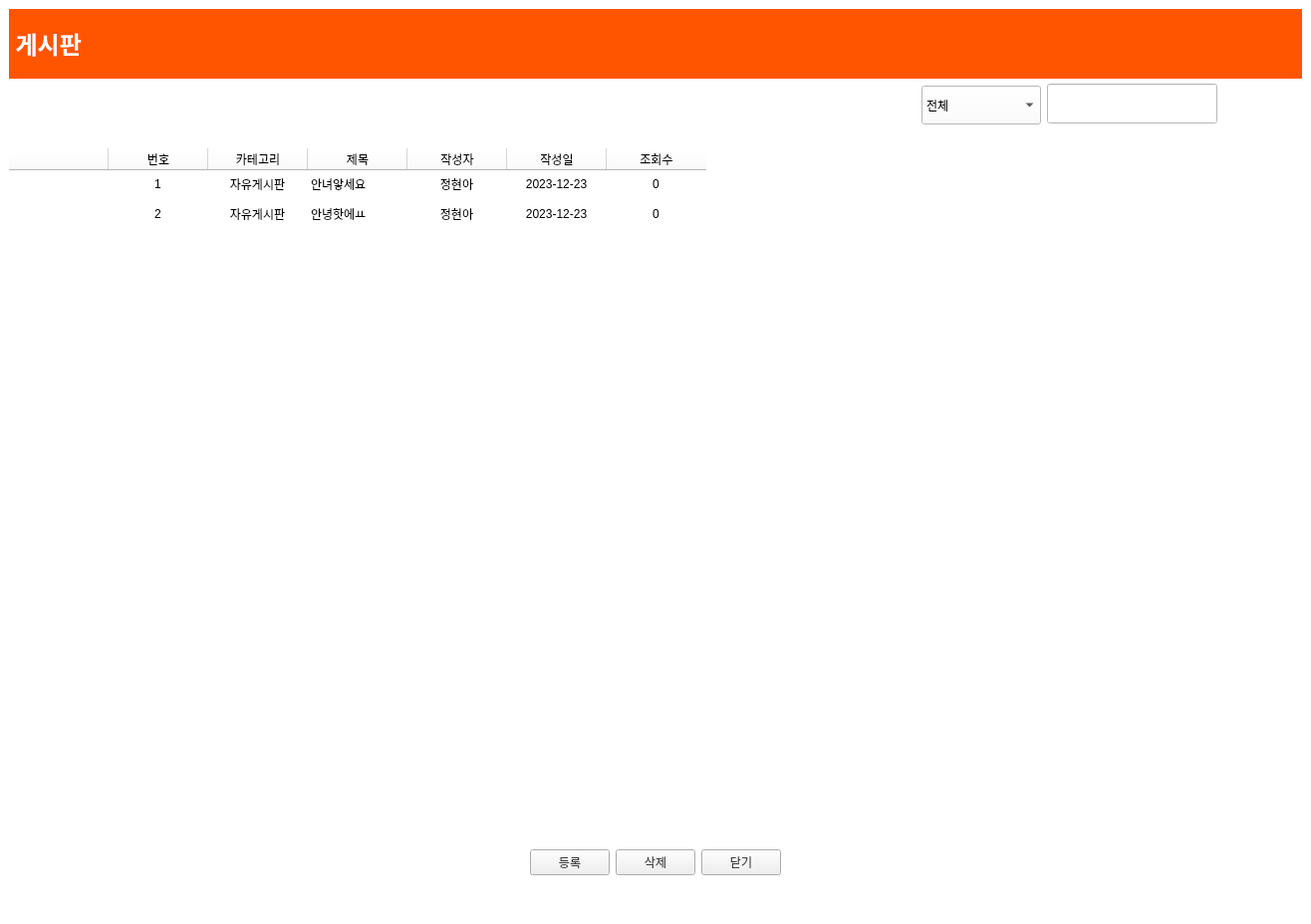
<?xml version="1.0" encoding="UTF-8"?>
<ui version="4.0">
 <class>MainWindow</class>
 <widget class="QMainWindow" name="MainWindow">
  <property name="geometry">
   <rect>
    <x>0</x>
    <y>0</y>
    <width>1316</width>
    <height>928</height>
   </rect>
  </property>
  <property name="sizePolicy">
   <sizepolicy hsizetype="Preferred" vsizetype="Preferred">
    <horstretch>0</horstretch>
    <verstretch>0</verstretch>
   </sizepolicy>
  </property>
  <property name="minimumSize">
   <size>
    <width>1316</width>
    <height>0</height>
   </size>
  </property>
  <property name="maximumSize">
   <size>
    <width>1316</width>
    <height>16777215</height>
   </size>
  </property>
  <property name="palette">
   <palette>
    <active>
     <colorrole role="WindowText">
      <brush brushstyle="SolidPattern">
       <color alpha="255">
        <red>0</red>
        <green>0</green>
        <blue>0</blue>
       </color>
      </brush>
     </colorrole>
     <colorrole role="Button">
      <brush brushstyle="SolidPattern">
       <color alpha="255">
        <red>255</red>
        <green>255</green>
        <blue>255</blue>
       </color>
      </brush>
     </colorrole>
     <colorrole role="Light">
      <brush brushstyle="SolidPattern">
       <color alpha="255">
        <red>255</red>
        <green>255</green>
        <blue>255</blue>
       </color>
      </brush>
     </colorrole>
     <colorrole role="Midlight">
      <brush brushstyle="SolidPattern">
       <color alpha="255">
        <red>255</red>
        <green>255</green>
        <blue>255</blue>
       </color>
      </brush>
     </colorrole>
     <colorrole role="Dark">
      <brush brushstyle="SolidPattern">
       <color alpha="255">
        <red>127</red>
        <green>127</green>
        <blue>127</blue>
       </color>
      </brush>
     </colorrole>
     <colorrole role="Mid">
      <brush brushstyle="SolidPattern">
       <color alpha="255">
        <red>170</red>
        <green>170</green>
        <blue>170</blue>
       </color>
      </brush>
     </colorrole>
     <colorrole role="Text">
      <brush brushstyle="SolidPattern">
       <color alpha="255">
        <red>0</red>
        <green>0</green>
        <blue>0</blue>
       </color>
      </brush>
     </colorrole>
     <colorrole role="BrightText">
      <brush brushstyle="SolidPattern">
       <color alpha="255">
        <red>255</red>
        <green>255</green>
        <blue>255</blue>
       </color>
      </brush>
     </colorrole>
     <colorrole role="ButtonText">
      <brush brushstyle="SolidPattern">
       <color alpha="255">
        <red>0</red>
        <green>0</green>
        <blue>0</blue>
       </color>
      </brush>
     </colorrole>
     <colorrole role="Base">
      <brush brushstyle="SolidPattern">
       <color alpha="255">
        <red>255</red>
        <green>255</green>
        <blue>255</blue>
       </color>
      </brush>
     </colorrole>
     <colorrole role="Window">
      <brush brushstyle="SolidPattern">
       <color alpha="255">
        <red>255</red>
        <green>255</green>
        <blue>255</blue>
       </color>
      </brush>
     </colorrole>
     <colorrole role="Shadow">
      <brush brushstyle="SolidPattern">
       <color alpha="255">
        <red>0</red>
        <green>0</green>
        <blue>0</blue>
       </color>
      </brush>
     </colorrole>
     <colorrole role="AlternateBase">
      <brush brushstyle="SolidPattern">
       <color alpha="255">
        <red>255</red>
        <green>255</green>
        <blue>255</blue>
       </color>
      </brush>
     </colorrole>
     <colorrole role="ToolTipBase">
      <brush brushstyle="SolidPattern">
       <color alpha="255">
        <red>255</red>
        <green>255</green>
        <blue>220</blue>
       </color>
      </brush>
     </colorrole>
     <colorrole role="ToolTipText">
      <brush brushstyle="SolidPattern">
       <color alpha="255">
        <red>0</red>
        <green>0</green>
        <blue>0</blue>
       </color>
      </brush>
     </colorrole>
     <colorrole role="PlaceholderText">
      <brush brushstyle="SolidPattern">
       <color alpha="128">
        <red>0</red>
        <green>0</green>
        <blue>0</blue>
       </color>
      </brush>
     </colorrole>
    </active>
    <inactive>
     <colorrole role="WindowText">
      <brush brushstyle="SolidPattern">
       <color alpha="255">
        <red>0</red>
        <green>0</green>
        <blue>0</blue>
       </color>
      </brush>
     </colorrole>
     <colorrole role="Button">
      <brush brushstyle="SolidPattern">
       <color alpha="255">
        <red>255</red>
        <green>255</green>
        <blue>255</blue>
       </color>
      </brush>
     </colorrole>
     <colorrole role="Light">
      <brush brushstyle="SolidPattern">
       <color alpha="255">
        <red>255</red>
        <green>255</green>
        <blue>255</blue>
       </color>
      </brush>
     </colorrole>
     <colorrole role="Midlight">
      <brush brushstyle="SolidPattern">
       <color alpha="255">
        <red>255</red>
        <green>255</green>
        <blue>255</blue>
       </color>
      </brush>
     </colorrole>
     <colorrole role="Dark">
      <brush brushstyle="SolidPattern">
       <color alpha="255">
        <red>127</red>
        <green>127</green>
        <blue>127</blue>
       </color>
      </brush>
     </colorrole>
     <colorrole role="Mid">
      <brush brushstyle="SolidPattern">
       <color alpha="255">
        <red>170</red>
        <green>170</green>
        <blue>170</blue>
       </color>
      </brush>
     </colorrole>
     <colorrole role="Text">
      <brush brushstyle="SolidPattern">
       <color alpha="255">
        <red>0</red>
        <green>0</green>
        <blue>0</blue>
       </color>
      </brush>
     </colorrole>
     <colorrole role="BrightText">
      <brush brushstyle="SolidPattern">
       <color alpha="255">
        <red>255</red>
        <green>255</green>
        <blue>255</blue>
       </color>
      </brush>
     </colorrole>
     <colorrole role="ButtonText">
      <brush brushstyle="SolidPattern">
       <color alpha="255">
        <red>0</red>
        <green>0</green>
        <blue>0</blue>
       </color>
      </brush>
     </colorrole>
     <colorrole role="Base">
      <brush brushstyle="SolidPattern">
       <color alpha="255">
        <red>255</red>
        <green>255</green>
        <blue>255</blue>
       </color>
      </brush>
     </colorrole>
     <colorrole role="Window">
      <brush brushstyle="SolidPattern">
       <color alpha="255">
        <red>255</red>
        <green>255</green>
        <blue>255</blue>
       </color>
      </brush>
     </colorrole>
     <colorrole role="Shadow">
      <brush brushstyle="SolidPattern">
       <color alpha="255">
        <red>0</red>
        <green>0</green>
        <blue>0</blue>
       </color>
      </brush>
     </colorrole>
     <colorrole role="AlternateBase">
      <brush brushstyle="SolidPattern">
       <color alpha="255">
        <red>255</red>
        <green>255</green>
        <blue>255</blue>
       </color>
      </brush>
     </colorrole>
     <colorrole role="ToolTipBase">
      <brush brushstyle="SolidPattern">
       <color alpha="255">
        <red>255</red>
        <green>255</green>
        <blue>220</blue>
       </color>
      </brush>
     </colorrole>
     <colorrole role="ToolTipText">
      <brush brushstyle="SolidPattern">
       <color alpha="255">
        <red>0</red>
        <green>0</green>
        <blue>0</blue>
       </color>
      </brush>
     </colorrole>
     <colorrole role="PlaceholderText">
      <brush brushstyle="SolidPattern">
       <color alpha="128">
        <red>0</red>
        <green>0</green>
        <blue>0</blue>
       </color>
      </brush>
     </colorrole>
    </inactive>
    <disabled>
     <colorrole role="WindowText">
      <brush brushstyle="SolidPattern">
       <color alpha="255">
        <red>127</red>
        <green>127</green>
        <blue>127</blue>
       </color>
      </brush>
     </colorrole>
     <colorrole role="Button">
      <brush brushstyle="SolidPattern">
       <color alpha="255">
        <red>255</red>
        <green>255</green>
        <blue>255</blue>
       </color>
      </brush>
     </colorrole>
     <colorrole role="Light">
      <brush brushstyle="SolidPattern">
       <color alpha="255">
        <red>255</red>
        <green>255</green>
        <blue>255</blue>
       </color>
      </brush>
     </colorrole>
     <colorrole role="Midlight">
      <brush brushstyle="SolidPattern">
       <color alpha="255">
        <red>255</red>
        <green>255</green>
        <blue>255</blue>
       </color>
      </brush>
     </colorrole>
     <colorrole role="Dark">
      <brush brushstyle="SolidPattern">
       <color alpha="255">
        <red>127</red>
        <green>127</green>
        <blue>127</blue>
       </color>
      </brush>
     </colorrole>
     <colorrole role="Mid">
      <brush brushstyle="SolidPattern">
       <color alpha="255">
        <red>170</red>
        <green>170</green>
        <blue>170</blue>
       </color>
      </brush>
     </colorrole>
     <colorrole role="Text">
      <brush brushstyle="SolidPattern">
       <color alpha="255">
        <red>127</red>
        <green>127</green>
        <blue>127</blue>
       </color>
      </brush>
     </colorrole>
     <colorrole role="BrightText">
      <brush brushstyle="SolidPattern">
       <color alpha="255">
        <red>255</red>
        <green>255</green>
        <blue>255</blue>
       </color>
      </brush>
     </colorrole>
     <colorrole role="ButtonText">
      <brush brushstyle="SolidPattern">
       <color alpha="255">
        <red>127</red>
        <green>127</green>
        <blue>127</blue>
       </color>
      </brush>
     </colorrole>
     <colorrole role="Base">
      <brush brushstyle="SolidPattern">
       <color alpha="255">
        <red>255</red>
        <green>255</green>
        <blue>255</blue>
       </color>
      </brush>
     </colorrole>
     <colorrole role="Window">
      <brush brushstyle="SolidPattern">
       <color alpha="255">
        <red>255</red>
        <green>255</green>
        <blue>255</blue>
       </color>
      </brush>
     </colorrole>
     <colorrole role="Shadow">
      <brush brushstyle="SolidPattern">
       <color alpha="255">
        <red>0</red>
        <green>0</green>
        <blue>0</blue>
       </color>
      </brush>
     </colorrole>
     <colorrole role="AlternateBase">
      <brush brushstyle="SolidPattern">
       <color alpha="255">
        <red>255</red>
        <green>255</green>
        <blue>255</blue>
       </color>
      </brush>
     </colorrole>
     <colorrole role="ToolTipBase">
      <brush brushstyle="SolidPattern">
       <color alpha="255">
        <red>255</red>
        <green>255</green>
        <blue>220</blue>
       </color>
      </brush>
     </colorrole>
     <colorrole role="ToolTipText">
      <brush brushstyle="SolidPattern">
       <color alpha="255">
        <red>0</red>
        <green>0</green>
        <blue>0</blue>
       </color>
      </brush>
     </colorrole>
     <colorrole role="PlaceholderText">
      <brush brushstyle="SolidPattern">
       <color alpha="128">
        <red>0</red>
        <green>0</green>
        <blue>0</blue>
       </color>
      </brush>
     </colorrole>
    </disabled>
   </palette>
  </property>
  <property name="windowTitle">
   <string/>
  </property>
  <property name="windowIcon">
   <iconset>
    <normaloff>windowicon.jpg</normaloff>windowicon.jpg</iconset>
  </property>
  <widget class="QWidget" name="empList">
   <property name="minimumSize">
    <size>
     <width>1316</width>
     <height>0</height>
    </size>
   </property>
   <property name="maximumSize">
    <size>
     <width>1316</width>
     <height>16777215</height>
    </size>
   </property>
   <layout class="QVBoxLayout" name="verticalLayout">
    <item>
     <layout class="QVBoxLayout" name="listLayout">
      <property name="spacing">
       <number>0</number>
      </property>
      <item>
       <layout class="QHBoxLayout" name="horizontalLayout" stretch="5">
        <property name="spacing">
         <number>0</number>
        </property>
        <item>
         <widget class="QLabel" name="label_2">
          <property name="sizePolicy">
           <sizepolicy hsizetype="Expanding" vsizetype="Preferred">
            <horstretch>0</horstretch>
            <verstretch>0</verstretch>
           </sizepolicy>
          </property>
          <property name="minimumSize">
           <size>
            <width>0</width>
            <height>70</height>
           </size>
          </property>
          <property name="maximumSize">
           <size>
            <width>16777215</width>
            <height>70</height>
           </size>
          </property>
          <property name="styleSheet">
           <string notr="true">background-color: #ff5500;
color white;</string>
          </property>
          <property name="text">
           <string>&lt;html&gt;&lt;head/&gt;&lt;body&gt;&lt;p&gt;&lt;span style=&quot; font-size:18pt; font-weight:600; color:#ffffff;&quot;&gt; 게시판&lt;/span&gt;&lt;/p&gt;&lt;/body&gt;&lt;/html&gt;</string>
          </property>
         </widget>
        </item>
       </layout>
      </item>
      <item>
       <spacer name="verticalSpacer_3">
        <property name="orientation">
         <enum>Qt::Vertical</enum>
        </property>
        <property name="sizeType">
         <enum>QSizePolicy::Fixed</enum>
        </property>
        <property name="sizeHint" stdset="0">
         <size>
          <width>20</width>
          <height>5</height>
         </size>
        </property>
       </spacer>
      </item>
      <item>
       <layout class="QHBoxLayout" name="horizontalLayout_4">
        <property name="spacing">
         <number>6</number>
        </property>
        <item>
         <layout class="QHBoxLayout" name="delete_2"/>
        </item>
        <item>
         <spacer name="horizontalSpacer">
          <property name="orientation">
           <enum>Qt::Horizontal</enum>
          </property>
          <property name="sizeHint" stdset="0">
           <size>
            <width>40</width>
            <height>20</height>
           </size>
          </property>
         </spacer>
        </item>
        <item>
         <widget class="QComboBox" name="search_cb">
          <property name="minimumSize">
           <size>
            <width>120</width>
            <height>39</height>
           </size>
          </property>
          <property name="maximumSize">
           <size>
            <width>120</width>
            <height>35</height>
           </size>
          </property>
          <property name="toolTip">
           <string>&lt;html&gt;&lt;head/&gt;&lt;body&gt;&lt;p&gt;사업부 필터(TSP, MIS, FAB, TC, 경영지원, 전략기획)&lt;/p&gt;&lt;p&gt;&lt;br/&gt;&lt;/p&gt;&lt;/body&gt;&lt;/html&gt;</string>
          </property>
          <item>
           <property name="text">
            <string>전체</string>
           </property>
          </item>
          <item>
           <property name="text">
            <string>제목</string>
           </property>
          </item>
          <item>
           <property name="text">
            <string>내용</string>
           </property>
          </item>
          <item>
           <property name="text">
            <string>작성자</string>
           </property>
          </item>
          <item>
           <property name="text">
            <string>카테고리</string>
           </property>
          </item>
         </widget>
        </item>
        <item alignment="Qt::AlignVCenter">
         <widget class="QLineEdit" name="search_le">
          <property name="minimumSize">
           <size>
            <width>171</width>
            <height>40</height>
           </size>
          </property>
          <property name="maximumSize">
           <size>
            <width>171</width>
            <height>35</height>
           </size>
          </property>
          <property name="toolTip">
           <string>&lt;html&gt;&lt;head/&gt;&lt;body&gt;&lt;p&gt;사원 이름검색&lt;/p&gt;&lt;/body&gt;&lt;/html&gt;</string>
          </property>
         </widget>
        </item>
        <item>
         <widget class="QPushButton" name="empSearchBtn">
          <property name="minimumSize">
           <size>
            <width>39</width>
            <height>39</height>
           </size>
          </property>
          <property name="maximumSize">
           <size>
            <width>35</width>
            <height>35</height>
           </size>
          </property>
          <property name="styleSheet">
           <string notr="true">border: none;
background-color:white;</string>
          </property>
          <property name="icon">
           <iconset>
            <normaloff>find.png</normaloff>find.png</iconset>
          </property>
         </widget>
        </item>
        <item>
         <spacer name="horizontalSpacer_2">
          <property name="orientation">
           <enum>Qt::Horizontal</enum>
          </property>
          <property name="sizeType">
           <enum>QSizePolicy::Fixed</enum>
          </property>
          <property name="sizeHint" stdset="0">
           <size>
            <width>40</width>
            <height>20</height>
           </size>
          </property>
         </spacer>
        </item>
       </layout>
      </item>
      <item>
       <spacer name="verticalSpacer_2">
        <property name="orientation">
         <enum>Qt::Vertical</enum>
        </property>
        <property name="sizeType">
         <enum>QSizePolicy::Fixed</enum>
        </property>
        <property name="sizeHint" stdset="0">
         <size>
          <width>20</width>
          <height>5</height>
         </size>
        </property>
       </spacer>
      </item>
      <item>
       <layout class="QHBoxLayout" name="horizontalLayout_2">
        <item>
         <widget class="QLabel" name="countLabel">
          <property name="text">
           <string/>
          </property>
          <property name="alignment">
           <set>Qt::AlignRight|Qt::AlignTrailing|Qt::AlignVCenter</set>
          </property>
         </widget>
        </item>
        <item>
         <spacer name="horizontalSpacer_3">
          <property name="orientation">
           <enum>Qt::Horizontal</enum>
          </property>
          <property name="sizeType">
           <enum>QSizePolicy::Fixed</enum>
          </property>
          <property name="sizeHint" stdset="0">
           <size>
            <width>40</width>
            <height>20</height>
           </size>
          </property>
         </spacer>
        </item>
       </layout>
      </item>
      <item>
       <widget class="QTableWidget" name="table">
        <property name="minimumSize">
         <size>
          <width>1296</width>
          <height>0</height>
         </size>
        </property>
        <property name="styleSheet">
         <string notr="true"/>
        </property>
        <property name="frameShape">
         <enum>QFrame::Box</enum>
        </property>
        <property name="frameShadow">
         <enum>QFrame::Plain</enum>
        </property>
        <property name="lineWidth">
         <number>0</number>
        </property>
        <property name="midLineWidth">
         <number>0</number>
        </property>
        <property name="alternatingRowColors">
         <bool>false</bool>
        </property>
        <property name="showGrid">
         <bool>true</bool>
        </property>
        <property name="gridStyle">
         <enum>Qt::NoPen</enum>
        </property>
        <property name="sortingEnabled">
         <bool>false</bool>
        </property>
        <property name="rowCount">
         <number>15</number>
        </property>
        <attribute name="horizontalHeaderVisible">
         <bool>true</bool>
        </attribute>
        <attribute name="verticalHeaderVisible">
         <bool>false</bool>
        </attribute>
        <row>
         <property name="text">
          <string/>
         </property>
        </row>
        <row>
         <property name="text">
          <string/>
         </property>
        </row>
        <row>
         <property name="text">
          <string>새 열</string>
         </property>
        </row>
        <row>
         <property name="text">
          <string>새 열</string>
         </property>
        </row>
        <row>
         <property name="text">
          <string>새 열</string>
         </property>
        </row>
        <row>
         <property name="text">
          <string>새 열</string>
         </property>
        </row>
        <row>
         <property name="text">
          <string>새 열</string>
         </property>
        </row>
        <row/>
        <row/>
        <row/>
        <row/>
        <row/>
        <row/>
        <row/>
        <row/>
        <column>
         <property name="text">
          <string/>
         </property>
        </column>
        <column>
         <property name="text">
          <string>번호</string>
         </property>
        </column>
        <column>
         <property name="text">
          <string>카테고리</string>
         </property>
        </column>
        <column>
         <property name="text">
          <string>제목</string>
         </property>
        </column>
        <column>
         <property name="text">
          <string>작성자</string>
         </property>
        </column>
        <column>
         <property name="text">
          <string>작성일</string>
         </property>
        </column>
        <column>
         <property name="text">
          <string>조회수</string>
         </property>
        </column>
        <item row="0" column="1">
         <property name="text">
          <string>1</string>
         </property>
         <property name="textAlignment">
          <set>AlignCenter</set>
         </property>
        </item>
        <item row="0" column="2">
         <property name="text">
          <string>자유게시판</string>
         </property>
         <property name="textAlignment">
          <set>AlignCenter</set>
         </property>
        </item>
        <item row="0" column="3">
         <property name="text">
          <string>안녀앟세요</string>
         </property>
         <property name="textAlignment">
          <set>AlignLeading|AlignVCenter</set>
         </property>
        </item>
        <item row="0" column="4">
         <property name="text">
          <string>정현아</string>
         </property>
         <property name="textAlignment">
          <set>AlignCenter</set>
         </property>
         <property name="foreground">
          <brush brushstyle="SolidPattern">
           <color alpha="255">
            <red>0</red>
            <green>0</green>
            <blue>0</blue>
           </color>
          </brush>
         </property>
        </item>
        <item row="0" column="5">
         <property name="text">
          <string>2023-12-23</string>
         </property>
         <property name="textAlignment">
          <set>AlignCenter</set>
         </property>
        </item>
        <item row="0" column="6">
         <property name="text">
          <string>0</string>
         </property>
         <property name="textAlignment">
          <set>AlignCenter</set>
         </property>
        </item>
        <item row="1" column="0">
         <property name="text">
          <string/>
         </property>
        </item>
        <item row="1" column="1">
         <property name="text">
          <string>2</string>
         </property>
         <property name="textAlignment">
          <set>AlignCenter</set>
         </property>
        </item>
        <item row="1" column="2">
         <property name="text">
          <string>자유게시판</string>
         </property>
         <property name="textAlignment">
          <set>AlignCenter</set>
         </property>
        </item>
        <item row="1" column="3">
         <property name="text">
          <string>안녕핫에ㅛ</string>
         </property>
         <property name="textAlignment">
          <set>AlignLeading|AlignVCenter</set>
         </property>
        </item>
        <item row="1" column="4">
         <property name="text">
          <string>정현아</string>
         </property>
         <property name="textAlignment">
          <set>AlignCenter</set>
         </property>
        </item>
        <item row="1" column="5">
         <property name="text">
          <string>2023-12-23</string>
         </property>
         <property name="textAlignment">
          <set>AlignCenter</set>
         </property>
        </item>
        <item row="1" column="6">
         <property name="text">
          <string>0</string>
         </property>
         <property name="textAlignment">
          <set>AlignCenter</set>
         </property>
        </item>
       </widget>
      </item>
      <item>
       <layout class="QGridLayout" name="gbox">
        <item row="0" column="0">
         <spacer name="horizontalSpacer_7">
          <property name="orientation">
           <enum>Qt::Horizontal</enum>
          </property>
          <property name="sizeHint" stdset="0">
           <size>
            <width>40</width>
            <height>20</height>
           </size>
          </property>
         </spacer>
        </item>
        <item row="0" column="1">
         <spacer name="horizontalSpacer_6">
          <property name="orientation">
           <enum>Qt::Horizontal</enum>
          </property>
          <property name="sizeHint" stdset="0">
           <size>
            <width>40</width>
            <height>20</height>
           </size>
          </property>
         </spacer>
        </item>
       </layout>
      </item>
      <item>
       <layout class="QHBoxLayout" name="horizontalLayout_5">
        <property name="spacing">
         <number>6</number>
        </property>
        <item>
         <spacer name="horizontalSpacer_4">
          <property name="orientation">
           <enum>Qt::Horizontal</enum>
          </property>
          <property name="sizeHint" stdset="0">
           <size>
            <width>40</width>
            <height>20</height>
           </size>
          </property>
         </spacer>
        </item>
        <item>
         <widget class="QPushButton" name="listRegBtn">
          <property name="toolTip">
           <string>&lt;html&gt;&lt;head/&gt;&lt;body&gt;&lt;p&gt;신규 사원정보등록&lt;/p&gt;&lt;/body&gt;&lt;/html&gt;</string>
          </property>
          <property name="styleSheet">
           <string notr="true">color: #404040;</string>
          </property>
          <property name="text">
           <string>등록</string>
          </property>
         </widget>
        </item>
        <item>
         <widget class="QPushButton" name="listDelBtn">
          <property name="toolTip">
           <string>&lt;html&gt;&lt;head/&gt;&lt;body&gt;&lt;p&gt;체크박스 선택 후 삭제를 클릭하면 선택된 사원정보가 삭제&lt;/p&gt;&lt;/body&gt;&lt;/html&gt;</string>
          </property>
          <property name="styleSheet">
           <string notr="true">color: #404040;</string>
          </property>
          <property name="text">
           <string>삭제</string>
          </property>
         </widget>
        </item>
        <item>
         <widget class="QPushButton" name="cnlBtn">
          <property name="styleSheet">
           <string notr="true">color: #404040;</string>
          </property>
          <property name="text">
           <string>닫기</string>
          </property>
         </widget>
        </item>
        <item>
         <spacer name="horizontalSpacer_5">
          <property name="orientation">
           <enum>Qt::Horizontal</enum>
          </property>
          <property name="sizeHint" stdset="0">
           <size>
            <width>40</width>
            <height>20</height>
           </size>
          </property>
         </spacer>
        </item>
       </layout>
      </item>
      <item>
       <spacer name="verticalSpacer">
        <property name="orientation">
         <enum>Qt::Vertical</enum>
        </property>
        <property name="sizeType">
         <enum>QSizePolicy::Fixed</enum>
        </property>
        <property name="sizeHint" stdset="0">
         <size>
          <width>20</width>
          <height>40</height>
         </size>
        </property>
       </spacer>
      </item>
     </layout>
    </item>
   </layout>
  </widget>
 </widget>
 <resources/>
 <connections/>
</ui>
